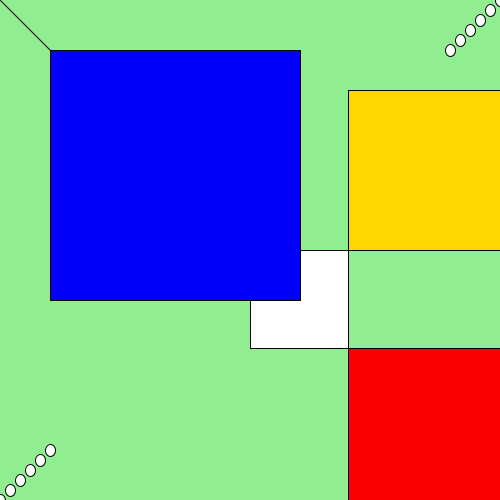
Frame 1 (no input)
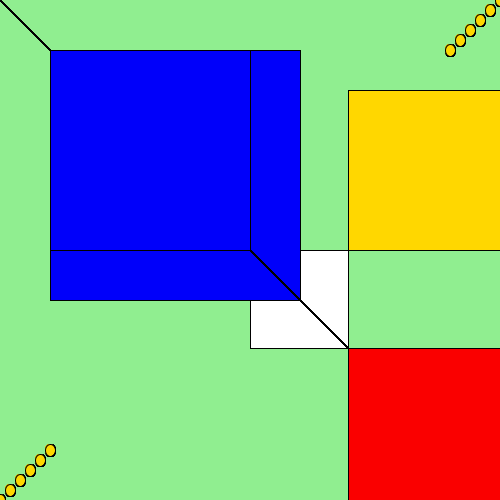
Frame 60 (the mouse pressed at the canvas centre just before this capture)
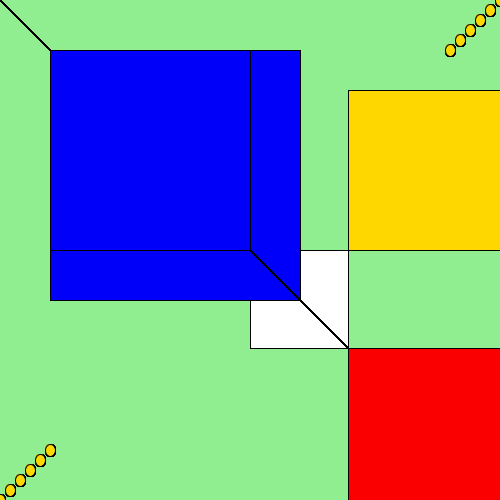
Frame 120 (the mouse held since frame 60 and released just before this capture)

The Processing sketch that drew these frames (run headless with seeded random() and noise(); from frame 60 on, the mouse is pressed at the canvas centre):

// Processing sketch: processing_111685
// ── processing_111685.pde

//20130925 start processing
//chiming lu 

void setup() {
  
size(500,500);
background(144,238,144);
 
}

void draw() {  
ellipse(0,500,10,12);
ellipse(10,490,10,12);
ellipse(20,480,10,12);
ellipse(30,470,10,12);
ellipse(40,460,10,12);
ellipse(50,450,10,12);

ellipse(500,0,10,12);
ellipse(490,10,10,12);
ellipse(480,20,10,12);
ellipse(470,30,10,12);
ellipse(460,40,10,12);
ellipse(450,50,10,12);

line(0,0,500,500);

rect(250,250,98,98);
fill(0,0,250);
rect(50,50,250,250);

rectMode (CORNERS);
fill(250,0,0);
rect(348,348,500,500);
fill(255,215,0);
rect(348,250,500,90);

  
}
